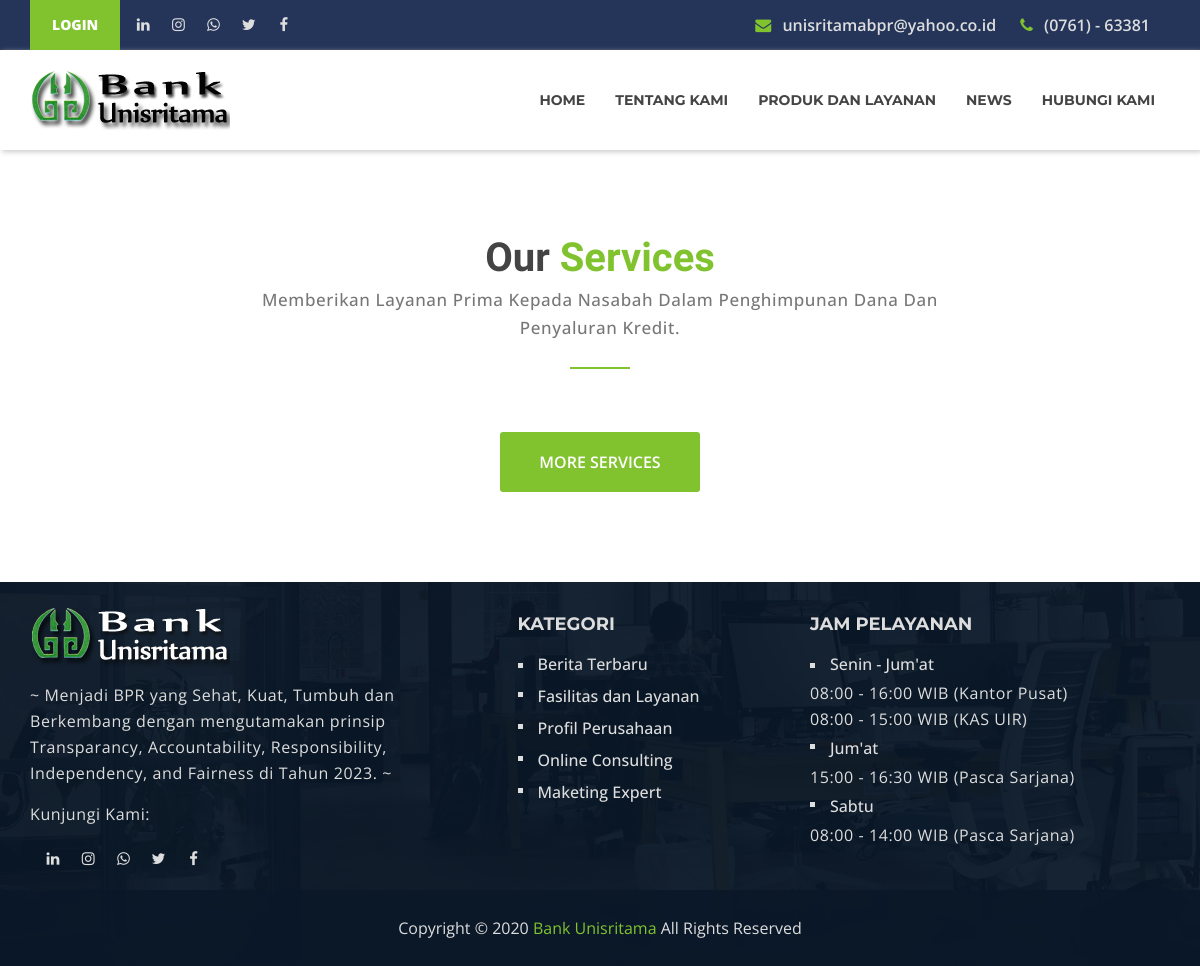
The app's page /, older data.
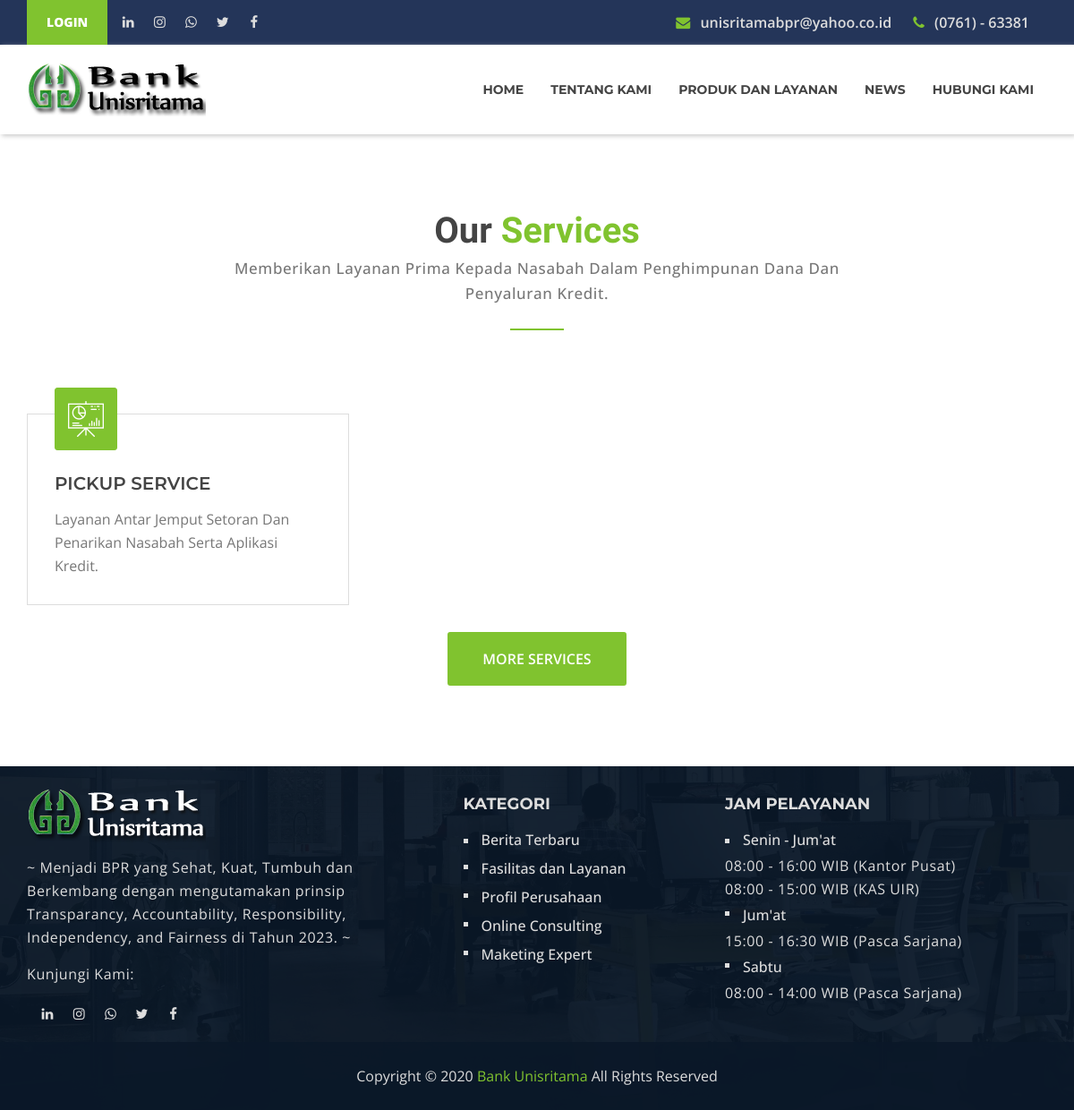
The same page, newer data.
### tables this page shows
CREATE TABLE IF NOT EXISTS `layanan` (
  `id_layanan` varchar(64) NOT NULL,
  `layanan` varchar(64) NOT NULL,
  `deskripsi` varchar(255) NOT NULL,
  PRIMARY KEY (`id_layanan`)
);

### application/controllers/Welcome.php (called while the page is built, shortened)
<?php
class Welcome extends CI_Controller
{
	public function __construct()
	{
		$this->load->model(array('Layanan_model' => 'layanan', 'Slider_model' => 'slider'));
	}
	public function index()
	{
		$data['judul'] = 'BPR Unisritama - Mitra Ekonomi Kerakyatan';
		$data['data'] = $this->layanan->getAll();
		$data['slider'] = $this->slider->getAll()->result();
		$this->load->view('template/header', $data);
		$this->load->view('template/slider', $data);
		$this->load->view('home');
		$this->load->view('template/footer');
	}
}

### index.php (called while the page is built, shortened)
<?php
require_once BASEPATH.'core/CodeIgniter.php';

### application/models/Layanan_model.php (called while the page is built, shortened)
<?php
class Layanan_model extends CI_Model
{
    private $_table = 'layanan';
    public function getAll()
    {
        return $this->db->get($this->_table)->result();
    }
}

### application/models/Slider_model.php (called while the page is built, shortened)
<?php
class Slider_model extends CI_Model
{
    private $_table = 'slider';
    public function getAll()
    {
        return $this->db->get($this->_table);
    }
}

### application/views/home.php (the view)
<div class="services-area area-padding">
    <div class="container">
        <div class="row">
            <div class="col-md-12 col-sm-12 col-xs-12">
                <div class="section-headline text-center">
                    <h3>Our <span class="color">Services</span></h3>
                    <p>Memberikan Layanan Prima Kepada Nasabah Dalam Penghimpunan Dana Dan Penyaluran Kredit. </p>
                </div>
            </div>
        </div>
        <div class="row">
            <div class="services-all">
                <?php foreach ($data as $row) : ?>
                    <div class="col-md-4 col-sm-6 col-xs-12">
                        <div class="single-services">
                            <div class="service-inner">
                                <a class="service-icon" href="#">
                                    <i class="flaticon-presentation-17"></i>
                                </a>
                                <div class="service-content">
                                    <h4><a href="#"><?= strtoupper($row->layanan); ?></a></h4>
                                    <p><?= ucwords($row->deskripsi); ?></p>
                                </div>
                            </div>
                        </div>
                    </div>
                <?php endforeach; ?>
                <div class="col-md-12 text-center">
                    <a class="load-more-btn" href="services.html">More services</a>
                </div>
            </div>
        </div>
    </div>
</div>

Row changes from the older to the newer data that the page shows:
added layanan: layanan "PICKUP SERVICE", deskripsi "Layanan Antar Jemput Setoran Dan Penarikan Nasabah Serta Aplikasi Kredit."
